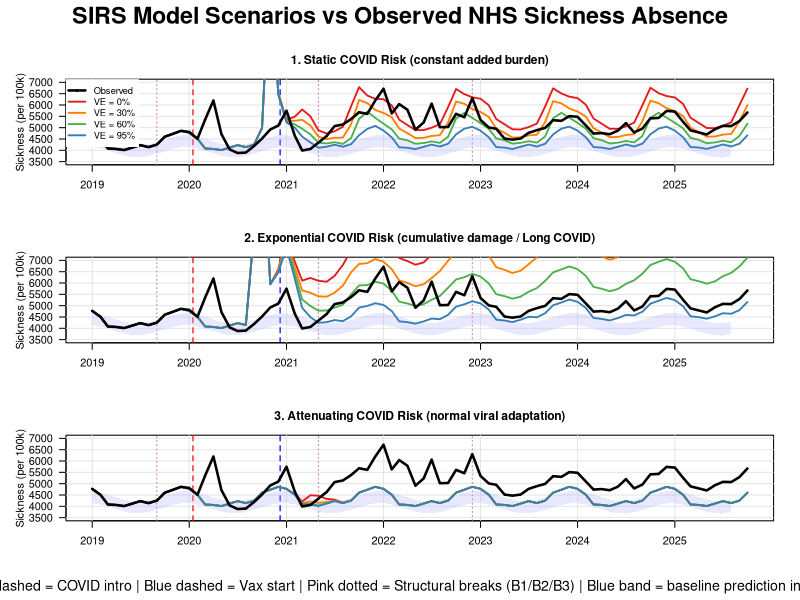
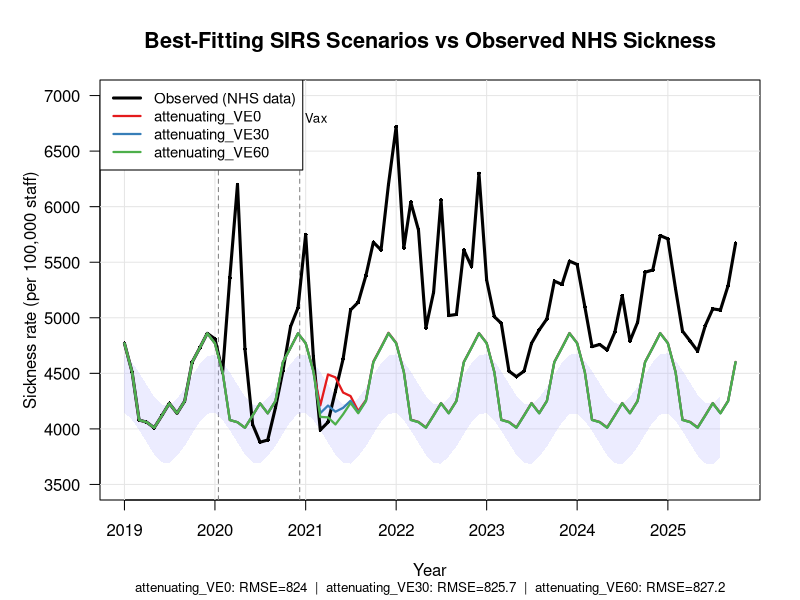
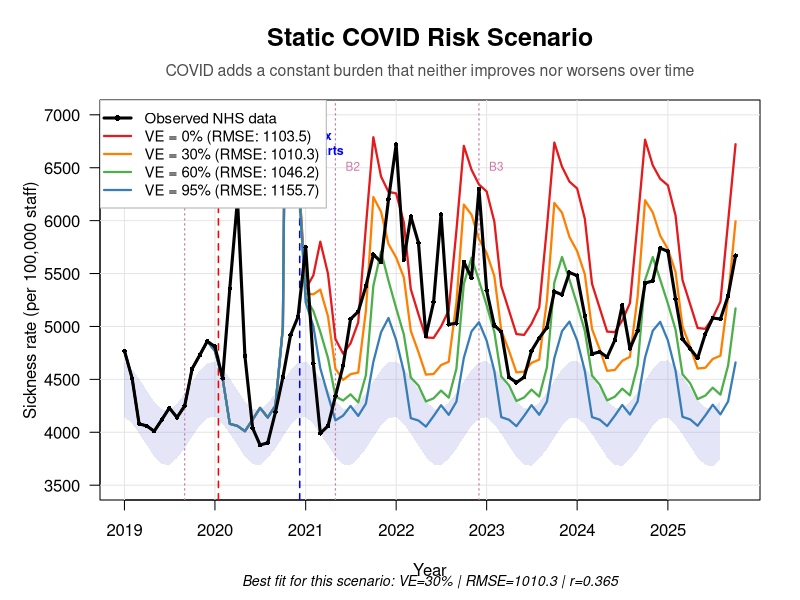
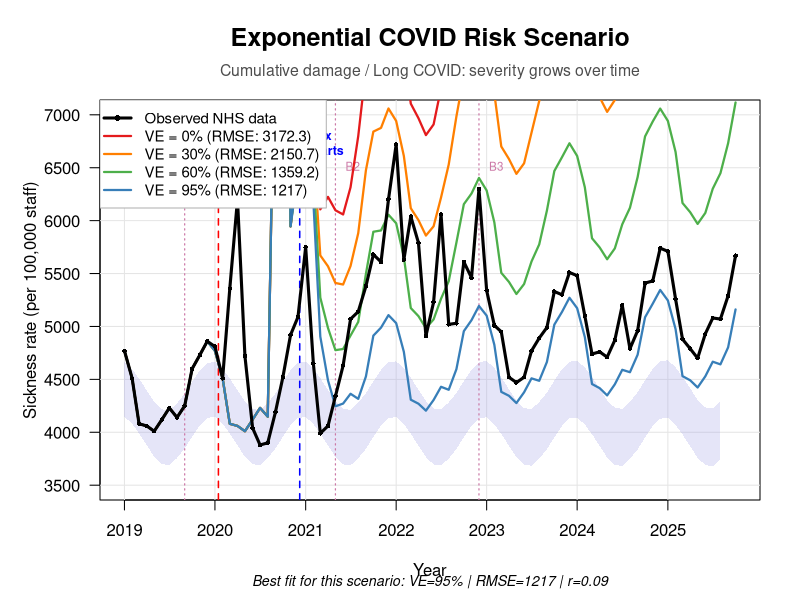
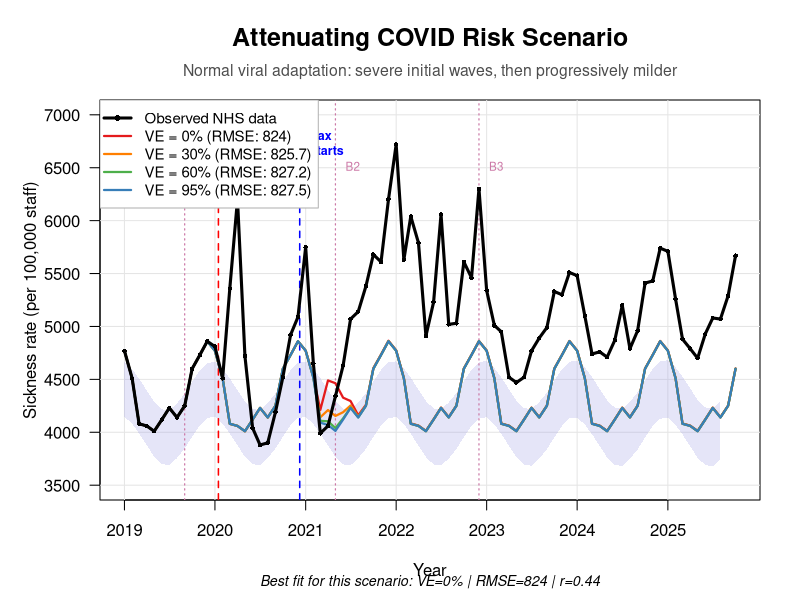

Here is the R script that generated these plots, in order:
# =============================================================================
# SIRS Scenario Simulation for NHS Sickness Absence Analysis
# Uses ACTUAL NHS observed data
# =============================================================================
#
# Tests three COVID hypotheses:
#   1. "static"      - COVID adds a constant risk factor
#   2. "exponential" - COVID risk grows (Long COVID / cumulative damage)
#   3. "attenuating" - Normal viral evolution (severe first, then milder)
#
# Combined with four vaccine efficacy scenarios: 0%, 30%, 60%, 95%
#
# =============================================================================

# =============================================================================
# SECTION 1: Load Actual Observed Data
# =============================================================================

cat("Loading observed NHS sickness data...\n")

# Read the actual sickness data
obs_raw <- read.csv("data/sickness_roll6_prediction_band_2020_2026.csv", 
                    stringsAsFactors = FALSE)

observed <- data.frame(
  month = as.Date(paste0(obs_raw$month, "-01")),
  sickness_obs = as.numeric(obs_raw$sickness_rate_100k),
  sickness_roll6 = as.numeric(obs_raw$sickness_roll6_100k),
  pred_low = as.numeric(obs_raw$sickness_pred_low_100k),
  pred_high = as.numeric(obs_raw$sickness_pred_high_100k)
)
observed <- observed[!is.na(observed$month), ]

cat("  Loaded", nrow(observed), "months of observed data\n")
cat("  Range:", format(min(observed$month)), "to", format(max(observed$month)), "\n")
cat("  Sickness range:", round(min(observed$sickness_obs, na.rm=TRUE)), "-", 
    round(max(observed$sickness_obs, na.rm=TRUE)), "per 100k\n\n")

# Also load the merged data with positivity/doses for reference
merged_raw <- read.csv("data/nhs_sickness_orgtype_vax_pos_merged_monthly_2019_2024.csv",
                       stringsAsFactors = FALSE)
merged <- data.frame(
  month = as.Date(paste0(merged_raw$month_yyyy_mm, "-01")),
  total_rate = as.numeric(merged_raw$total_rate_100k),
  doses = as.numeric(merged_raw$total_doses),
  positivity = as.numeric(merged_raw$pos_monthly)
)
merged$doses[is.na(merged$doses)] <- 0

# =============================================================================
# SECTION 2: Calibration from observed baseline
# =============================================================================

# Key dates
COVID_INTRO <- as.Date("2020-01-15")
VAX_START <- as.Date("2020-12-08")
B1_DATE <- as.Date("2019-09-01")
B2_DATE <- as.Date("2021-05-01")
B3_DATE <- as.Date("2022-12-01")

# Calculate baseline parameters from 2019 data (before COVID disruption)
baseline_data <- observed[observed$month < as.Date("2020-01-01"), ]
BASELINE_MEAN <- mean(baseline_data$sickness_obs, na.rm = TRUE)

# Monthly seasonal effects from 2019 data
month_avgs <- aggregate(sickness_obs ~ format(month, "%m"), data = baseline_data, FUN = mean)
names(month_avgs) <- c("month_num", "avg")
month_avgs$month_num <- as.integer(month_avgs$month_num)
month_avgs <- month_avgs[order(month_avgs$month_num), ]

# Center around mean to get seasonal deviations
MONTH_EFFECTS <- month_avgs$avg - BASELINE_MEAN
names(MONTH_EFFECTS) <- month_avgs$month_num

cat("Baseline parameters (from 2019 data):\n")
cat("  Mean:", round(BASELINE_MEAN), "per 100k\n")
cat("  Seasonal amplitude:", round((max(MONTH_EFFECTS) - min(MONTH_EFFECTS))/2), "per 100k\n\n")

# =============================================================================
# SECTION 3: SIRS Model (Euler integration)
# =============================================================================

run_sirs <- function(
    start_date = as.Date("2019-01-01"),
    end_date = as.Date("2025-10-01"),
    covid_scenario = "attenuating",
    vax_eff_infection = 0.60,
    vax_eff_sickness = 0.70,
    vax_final = 0.92,
    # Epi parameters
    beta_base = 0.35,
    infectious_period = 8,
    immunity_duration = 120,
    # Scenario parameters
    growth_rate = 0.4,   # exponential: annual growth
    decay_rate = 0.6,    # attenuating: annual decay
    # Sickness scaling
    severity_acute = 35000,     # acute sickness per I
    severity_persistent = 800,  # persistent elevation per cumulative exposure
    seasonal_beta = 0.25        # seasonal variation in transmission
) {
  
  gamma <- 1 / infectious_period
  omega <- 1 / immunity_duration
  
  # Time setup
  days <- seq(start_date, end_date, by = "day")
  n_days <- length(days)
  
  t_covid <- as.numeric(COVID_INTRO - start_date)
  t_vax <- as.numeric(VAX_START - start_date)
  
  # State vectors
  S <- I <- R <- numeric(n_days)
  S[1] <- 0.999; I[1] <- 0.001; R[1] <- 0
  
  # Cumulative infection for persistent effects
  cumulative_I <- numeric(n_days)
  cumulative_I[1] <- I[1]
  
  # Euler integration
  for (t in 2:n_days) {
    day <- t - 1
    doy <- as.integer(format(days[t], "%j"))
    
    # Seasonal forcing
    seasonal <- 1 + seasonal_beta * cos(2 * pi * (doy - 15) / 365)
    
    # Beta based on scenario
    if (day < t_covid) {
      beta <- 0
    } else {
      days_since <- day - t_covid
      
      beta <- switch(covid_scenario,
        "static" = beta_base * seasonal,
        "exponential" = beta_base * seasonal * (1 + growth_rate * days_since / 365),
        "attenuating" = beta_base * seasonal * exp(-decay_rate * days_since / 365),
        beta_base * seasonal
      )
    }
    
    # Vaccination effect on transmission
    if (day >= t_vax) {
      days_vax <- day - t_vax
      vax_cov <- vax_final * plogis((days_vax - 90) / 30)
      # Vaccine reduces susceptibility
      beta <- beta * (1 - vax_cov * vax_eff_infection * 0.4)
    }
    
    # SIRS equations
    new_inf <- beta * S[t-1] * I[t-1]
    recovery <- gamma * I[t-1]
    waning <- omega * R[t-1]
    
    S[t] <- S[t-1] - new_inf + waning
    I[t] <- I[t-1] + new_inf - recovery
    R[t] <- R[t-1] + recovery - waning
    
    # Clamp and normalize
    S[t] <- max(0, min(1, S[t]))
    I[t] <- max(0, min(1, I[t]))
    R[t] <- max(0, min(1, R[t]))
    total <- S[t] + I[t] + R[t]
    if (total > 0) { S[t] <- S[t]/total; I[t] <- I[t]/total; R[t] <- R[t]/total }
    
    # Cumulative exposure
    cumulative_I[t] <- cumulative_I[t-1] + I[t]
  }
  
  # Build output dataframe
  out <- data.frame(
    date = days,
    month = as.Date(format(days, "%Y-%m-01")),
    S = S, I = I, R = R,
    cumulative_I = cumulative_I
  )
  
  # Add sickness calculation
  out$month_num <- as.integer(format(out$date, "%m"))
  out$baseline <- BASELINE_MEAN + MONTH_EFFECTS[out$month_num]
  
  # Vaccination coverage
  out$days_vax <- as.numeric(out$date - VAX_START)
  out$vax_cov <- ifelse(out$date < VAX_START, 0, 
                        vax_final * plogis((out$days_vax - 90) / 30))
  
  # Severity multiplier by scenario
  out$days_covid <- as.numeric(out$date - COVID_INTRO)
  out$severity_mult <- ifelse(out$date < COVID_INTRO, 0,
    switch(covid_scenario,
      "static" = 1,
      "exponential" = 1 + growth_rate * pmax(0, out$days_covid) / 365,
      "attenuating" = exp(-decay_rate * pmax(0, out$days_covid) / 365),
      1
    )
  )
  
  # COVID sickness components
  # 1. Acute: from current infections
  out$acute_covid <- out$I * severity_acute * out$severity_mult
  
  # 2. Persistent: from cumulative exposure (Long COVID / damage accumulation)
  out$persistent_covid <- switch(covid_scenario,
    "static" = pmin(out$cumulative_I / 365, 3) * severity_persistent,
    "exponential" = pmin(out$cumulative_I / 365, 5) * severity_persistent * 1.5,
    "attenuating" = pmin(out$cumulative_I / 365, 2) * severity_persistent * 0.5,
    0
  )
  
  # Vaccine reduces symptomatic illness
  out$covid_sickness <- (out$acute_covid + out$persistent_covid) * (1 - out$vax_cov * vax_eff_sickness)
  
  # Total sickness
  out$sickness <- out$baseline + out$covid_sickness
  
  # Aggregate to monthly
  monthly <- aggregate(
    cbind(sickness, baseline, covid_sickness, I, vax_cov) ~ month,
    data = out, FUN = mean
  )
  names(monthly) <- c("month", "sickness_rate", "baseline", "covid_contrib", "I_mean", "vax_cov")
  monthly$scenario <- covid_scenario
  monthly$vax_eff <- vax_eff_infection
  
  monthly
}

# =============================================================================
# SECTION 4: Run All Scenarios
# =============================================================================

cat("Running SIRS simulations...\n")

scenarios <- c("static", "exponential", "attenuating")
vax_effs <- c(0, 0.30, 0.60, 0.95)

all_results <- list()
idx <- 1

for (scen in scenarios) {
  for (ve in vax_effs) {
    label <- paste0(scen, "_VE", ve * 100)
    cat("  ", label, "\n")
    
    res <- run_sirs(
      covid_scenario = scen,
      vax_eff_infection = ve,
      vax_eff_sickness = min(ve + 0.10, 1.0)
    )
    res$scenario_label <- label
    all_results[[idx]] <- res
    idx <- idx + 1
  }
}

all_sims <- do.call(rbind, all_results)
cat("  Total scenarios:", length(unique(all_sims$scenario_label)), "\n\n")

# =============================================================================
# SECTION 5: Compute Fit Metrics
# =============================================================================

cat("Computing fit metrics against observed data...\n")

# Merge with observed
combined <- merge(all_sims, observed[, c("month", "sickness_obs")], by = "month")
combined <- combined[!is.na(combined$sickness_rate) & !is.na(combined$sickness_obs), ]

# Metrics by scenario
scenarios_list <- unique(combined$scenario_label)
metrics <- data.frame(
  scenario = character(),
  n = integer(),
  rmse = numeric(),
  mae = numeric(),
  bias = numeric(),
  corr = numeric(),
  stringsAsFactors = FALSE
)

for (s in scenarios_list) {
  d <- combined[combined$scenario_label == s, ]
  if (nrow(d) < 5) next
  
  err <- d$sickness_rate - d$sickness_obs
  metrics <- rbind(metrics, data.frame(
    scenario = s,
    n = nrow(d),
    rmse = round(sqrt(mean(err^2)), 1),
    mae = round(mean(abs(err)), 1),
    bias = round(mean(err), 1),
    corr = round(cor(d$sickness_rate, d$sickness_obs), 3)
  ))
}

metrics <- metrics[order(metrics$rmse), ]

cat("\n")
cat(paste(rep("=", 60), collapse = ""), "\n")
cat("FIT METRICS (sorted by RMSE - lower is better)\n")
cat(paste(rep("=", 60), collapse = ""), "\n\n")
print(metrics, row.names = FALSE)

# Best fit
best <- metrics[1, ]
cat("\n*** BEST FIT:", best$scenario, "***\n")
cat("    RMSE:", best$rmse, "| MAE:", best$mae, "| Correlation:", best$corr, "\n\n")

# Interpretation
cat("INTERPRETATION:\n")
if (grepl("attenuating", best$scenario)) {
  cat("  -> Best fit is ATTENUATING scenario: COVID behaves like a normal virus\n")
  cat("     (severe initial waves, then progressively milder as it adapts)\n")
} else if (grepl("exponential", best$scenario)) {
  cat("  -> Best fit is EXPONENTIAL scenario: cumulative damage / Long COVID\n")
  cat("     (severity grows over time, consistent with persistent harm)\n")
} else {
  cat("  -> Best fit is STATIC scenario: constant added risk\n")
  cat("     (COVID adds a fixed burden that neither improves nor worsens)\n")
}

ve_match <- regmatches(best$scenario, regexpr("VE[0-9]+", best$scenario))
if (length(ve_match) > 0) {
  ve_val <- as.numeric(gsub("VE", "", ve_match))
  if (ve_val >= 60) {
    cat("  -> High vaccine efficacy (", ve_val, "%) provides best fit\n")
  } else if (ve_val >= 30) {
    cat("  -> Moderate vaccine efficacy (", ve_val, "%) provides best fit\n")
  } else {
    cat("  -> LOW/NO vaccine efficacy (", ve_val, "%) provides best fit!\n")
    cat("     This suggests vaccines may not have reduced sickness as expected.\n")
  }
}

# Save metrics
write.csv(metrics, "data/sirs_fit_metrics.csv", row.names = FALSE)

# =============================================================================
# SECTION 6: Generate Plots
# =============================================================================

cat("\nGenerating plots...\n")

# Color scheme
ve_colors <- c("0" = "#E41A1C", "30" = "#FF7F00", "60" = "#4DAF4A", "95" = "#377EB8")

# Plot 1: All scenarios faceted
png("sirs_scenarios_vs_observed.png", width = 1400, height = 1100, res = 100)
par(mfrow = c(3, 1), mar = c(4, 5, 3, 2), oma = c(2, 0, 3, 0))

xlim <- as.Date(c("2019-01-01", "2025-10-01"))
ylim <- c(3500, 7000)

for (scen in c("static", "exponential", "attenuating")) {
  
  title <- switch(scen,
    "static" = "1. Static COVID Risk (constant added burden)",
    "exponential" = "2. Exponential COVID Risk (cumulative damage / Long COVID)",
    "attenuating" = "3. Attenuating COVID Risk (normal viral adaptation)"
  )
  
  plot(NA, xlim = xlim, ylim = ylim, xlab = "", ylab = "Sickness (per 100k)",
       main = title, xaxt = "n", las = 1, cex.main = 1.1)
  
  # X axis
  years <- 2019:2025
  axis(1, at = as.Date(paste0(years, "-01-01")), labels = years)
  
  # Grid
  abline(h = seq(3500, 7000, 500), col = "grey90")
  abline(v = as.Date(paste0(years, "-01-01")), col = "grey90")
  
  # Events
  abline(v = COVID_INTRO, col = "red", lty = 2, lwd = 1.2)
  abline(v = VAX_START, col = "blue", lty = 2, lwd = 1.2)
  abline(v = B1_DATE, col = "#CC79A7", lty = 3)
  abline(v = B2_DATE, col = "#CC79A7", lty = 3)
  abline(v = B3_DATE, col = "#CC79A7", lty = 3)
  
  # Prediction band
  pred_data <- observed[!is.na(observed$pred_low), ]
  polygon(c(pred_data$month, rev(pred_data$month)),
          c(pred_data$pred_low, rev(pred_data$pred_high)),
          col = rgb(0.7, 0.7, 1, 0.3), border = NA)
  
  # Simulated lines
  for (ve in c(0, 30, 60, 95)) {
    label <- paste0(scen, "_VE", ve)
    d <- all_sims[all_sims$scenario_label == label, ]
    if (nrow(d) > 0) {
      lines(d$month, d$sickness_rate, col = ve_colors[as.character(ve)], lwd = 1.8)
    }
  }
  
  # Observed (black, prominent)
  lines(observed$month, observed$sickness_obs, col = "black", lwd = 2.5)
  points(observed$month, observed$sickness_obs, col = "black", pch = 16, cex = 0.4)
  
  # Legend on first panel only
  if (scen == "static") {
    legend("topleft", 
           legend = c("Observed", "VE = 0%", "VE = 30%", "VE = 60%", "VE = 95%"),
           col = c("black", ve_colors),
           lwd = c(2.5, 1.8, 1.8, 1.8, 1.8),
           pch = c(16, NA, NA, NA, NA),
           pt.cex = 0.6,
           cex = 0.85, bg = "white", box.lty = 0)
  }
}

mtext("SIRS Model Scenarios vs Observed NHS Sickness Absence", 
      outer = TRUE, cex = 1.4, font = 2, line = 1)
mtext("Red dashed = COVID intro | Blue dashed = Vax start | Pink dotted = Structural breaks (B1/B2/B3) | Blue band = baseline prediction interval", 
      outer = TRUE, side = 1, cex = 0.85, line = 0.5)

dev.off()
cat("  Saved: sirs_scenarios_vs_observed.png\n")

# Plot 2: Best fits comparison
png("sirs_best_fits.png", width = 1400, height = 700, res = 100)
par(mar = c(5, 5, 4, 2))

top3 <- metrics$scenario[1:min(3, nrow(metrics))]
colors3 <- c("#E41A1C", "#377EB8", "#4DAF4A")

plot(NA, xlim = xlim, ylim = ylim, xlab = "Year", ylab = "Sickness rate (per 100,000 staff)",
     main = "Best-Fitting SIRS Scenarios vs Observed NHS Sickness",
     xaxt = "n", las = 1, cex.main = 1.3)

axis(1, at = as.Date(paste0(years, "-01-01")), labels = years)
abline(h = seq(3500, 7000, 500), col = "grey90")
abline(v = as.Date(paste0(years, "-01-01")), col = "grey90")

# Events
abline(v = COVID_INTRO, col = "grey50", lty = 2)
abline(v = VAX_START, col = "grey50", lty = 2)
text(COVID_INTRO + 20, 6800, "COVID", cex = 0.8, adj = 0)
text(VAX_START + 20, 6800, "Vax", cex = 0.8, adj = 0)

# Prediction band
polygon(c(pred_data$month, rev(pred_data$month)),
        c(pred_data$pred_low, rev(pred_data$pred_high)),
        col = rgb(0.7, 0.7, 1, 0.25), border = NA)

# Observed
lines(observed$month, observed$sickness_obs, col = "black", lwd = 3)
points(observed$month, observed$sickness_obs, col = "black", pch = 16, cex = 0.5)

# Top 3 scenarios
for (i in seq_along(top3)) {
  d <- all_sims[all_sims$scenario_label == top3[i], ]
  lines(d$month, d$sickness_rate, col = colors3[i], lwd = 2.2)
}

legend("topleft",
       legend = c("Observed (NHS data)", top3),
       col = c("black", colors3[1:length(top3)]),
       lwd = c(3, rep(2.2, length(top3))),
       cex = 0.9, bg = "white")

# Add RMSE annotation
rmse_text <- paste(sapply(seq_along(top3), function(i) {
  m <- metrics[metrics$scenario == top3[i], ]
  paste0(top3[i], ": RMSE=", m$rmse)
}), collapse = "  |  ")
mtext(rmse_text, side = 1, line = 3.8, cex = 0.8)

dev.off()
cat("  Saved: sirs_best_fits.png\n")

# Plot 3, 4, 5: Individual full-screen plots for each scenario
for (scen in c("static", "exponential", "attenuating")) {
  
  filename <- paste0("sirs_scenario_", scen, ".png")
  
  title_main <- switch(scen,
    "static" = "Static COVID Risk Scenario",
    "exponential" = "Exponential COVID Risk Scenario", 
    "attenuating" = "Attenuating COVID Risk Scenario"
  )
  
  subtitle <- switch(scen,
    "static" = "COVID adds a constant burden that neither improves nor worsens over time",
    "exponential" = "Cumulative damage / Long COVID: severity grows over time",
    "attenuating" = "Normal viral adaptation: severe initial waves, then progressively milder"
  )
  
  png(filename, width = 1600, height = 900, res = 120)
  par(mar = c(5, 5, 5, 2))
  
  plot(NA, xlim = xlim, ylim = ylim, 
       xlab = "Year", ylab = "Sickness rate (per 100,000 staff)",
       main = "", xaxt = "n", las = 1)
  
  # Title and subtitle
  mtext(title_main, side = 3, line = 2.5, cex = 1.5, font = 2)
  mtext(subtitle, side = 3, line = 1, cex = 0.95, col = "grey30")
  
  # X axis
  axis(1, at = as.Date(paste0(years, "-01-01")), labels = years)
  
  # Grid
  abline(h = seq(3500, 7000, 500), col = "grey90")
  abline(v = as.Date(paste0(years, "-01-01")), col = "grey90")
  
  # Prediction band (baseline expectation)
  polygon(c(pred_data$month, rev(pred_data$month)),
          c(pred_data$pred_low, rev(pred_data$pred_high)),
          col = rgb(0.6, 0.6, 0.9, 0.25), border = NA)
  
  # Event lines with labels
  abline(v = COVID_INTRO, col = "red", lty = 2, lwd = 1.5)
  abline(v = VAX_START, col = "blue", lty = 2, lwd = 1.5)
  abline(v = B1_DATE, col = "#CC79A7", lty = 3, lwd = 1.2)
  abline(v = B2_DATE, col = "#CC79A7", lty = 3, lwd = 1.2)
  abline(v = B3_DATE, col = "#CC79A7", lty = 3, lwd = 1.2)
  
  # Event labels at top
  text(COVID_INTRO, 6900, "COVID\narrives", cex = 0.75, col = "red", pos = 4, font = 2)
  text(VAX_START, 6700, "Vax\nstarts", cex = 0.75, col = "blue", pos = 4, font = 2)
  text(B1_DATE, 6500, "B1", cex = 0.7, col = "#CC79A7", pos = 4)
  text(B2_DATE, 6500, "B2", cex = 0.7, col = "#CC79A7", pos = 4)
  text(B3_DATE, 6500, "B3", cex = 0.7, col = "#CC79A7", pos = 4)
  
  # Simulated lines for this scenario (thicker, more visible)
  lwd_sim <- 2.2
  for (ve in c(0, 30, 60, 95)) {
    label <- paste0(scen, "_VE", ve)
    d <- all_sims[all_sims$scenario_label == label, ]
    if (nrow(d) > 0) {
      lines(d$month, d$sickness_rate, col = ve_colors[as.character(ve)], lwd = lwd_sim)
    }
  }
  
  # Observed data (black, prominent)
  lines(observed$month, observed$sickness_obs, col = "black", lwd = 3)
  points(observed$month, observed$sickness_obs, col = "black", pch = 16, cex = 0.6)
  
  # Legend with RMSE values
  legend_labels <- sapply(c(0, 30, 60, 95), function(ve) {
    label <- paste0(scen, "_VE", ve)
    m <- metrics[metrics$scenario == label, ]
    if (nrow(m) > 0) {
      paste0("VE = ", ve, "% (RMSE: ", m$rmse, ")")
    } else {
      paste0("VE = ", ve, "%")
    }
  })
  
  legend("topleft",
         legend = c("Observed NHS data", legend_labels),
         col = c("black", ve_colors),
         lwd = c(3, rep(lwd_sim, 4)),
         pch = c(16, NA, NA, NA, NA),
         pt.cex = 0.8,
         cex = 0.9, bg = "white", box.lty = 1, box.col = "grey70")
  
  # Add interpretation box
  best_ve <- metrics[grepl(scen, metrics$scenario), ][1, ]
  if (nrow(best_ve) > 0 || !is.na(best_ve$scenario)) {
    interp_text <- paste0("Best fit for this scenario: VE=", 
                          gsub(paste0(scen, "_VE"), "", best_ve$scenario), 
                          "% | RMSE=", best_ve$rmse,
                          " | r=", best_ve$corr)
    mtext(interp_text, side = 1, line = 3.5, cex = 0.85, font = 3)
  }
  
  dev.off()
  cat("  Saved:", filename, "\n")
}

# =============================================================================
# SECTION 7: Summary
# =============================================================================

cat("\n")
cat(paste(rep("=", 60), collapse = ""), "\n")
cat("SIMULATION COMPLETE\n")
cat(paste(rep("=", 60), collapse = ""), "\n")
cat("\nOutput files:\n")
cat("  - sirs_scenarios_vs_observed.png (all scenarios)\n")
cat("  - sirs_best_fits.png (top 3 best-fitting scenarios)\n")
cat("  - data/sirs_fit_metrics.csv (fit statistics)\n")